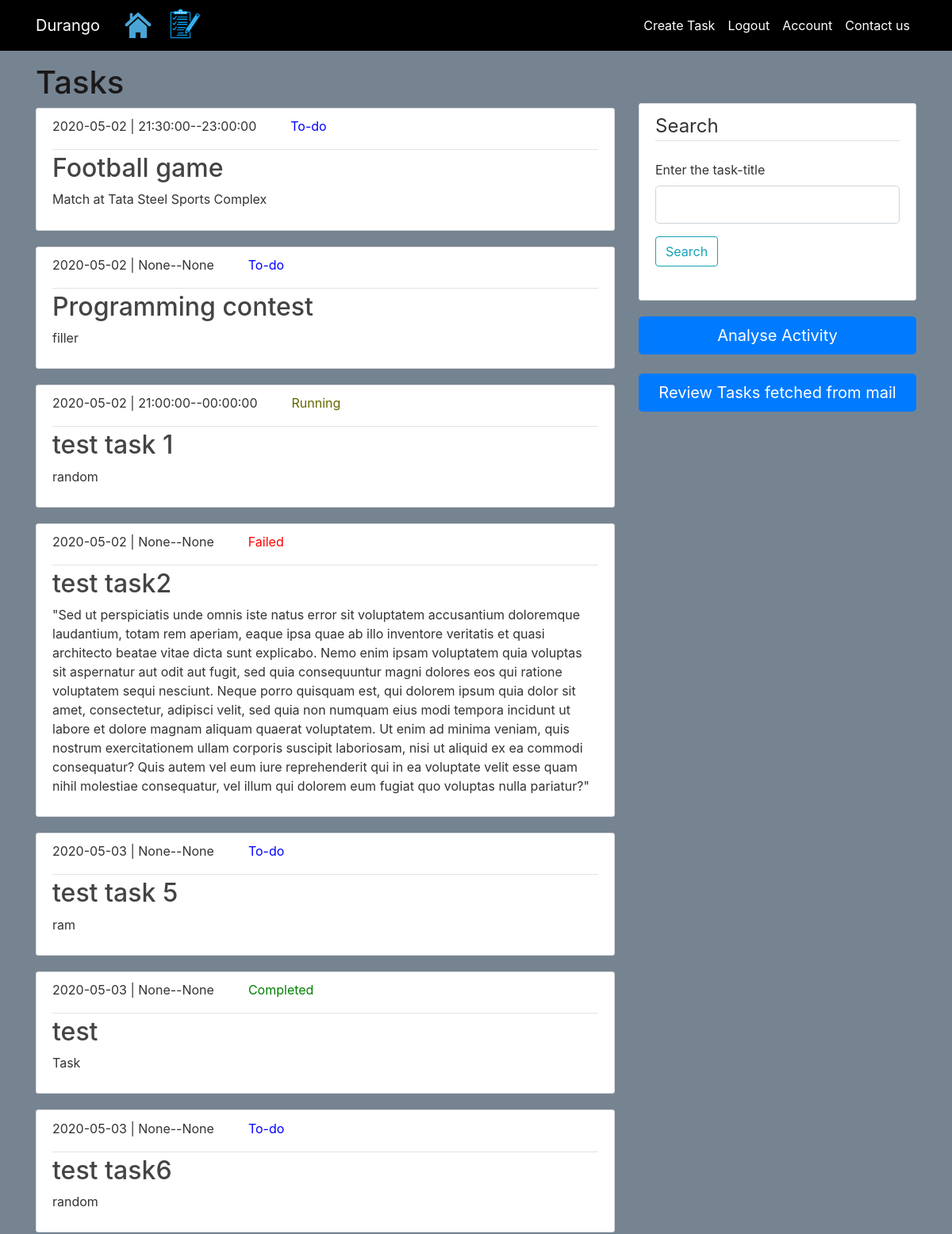
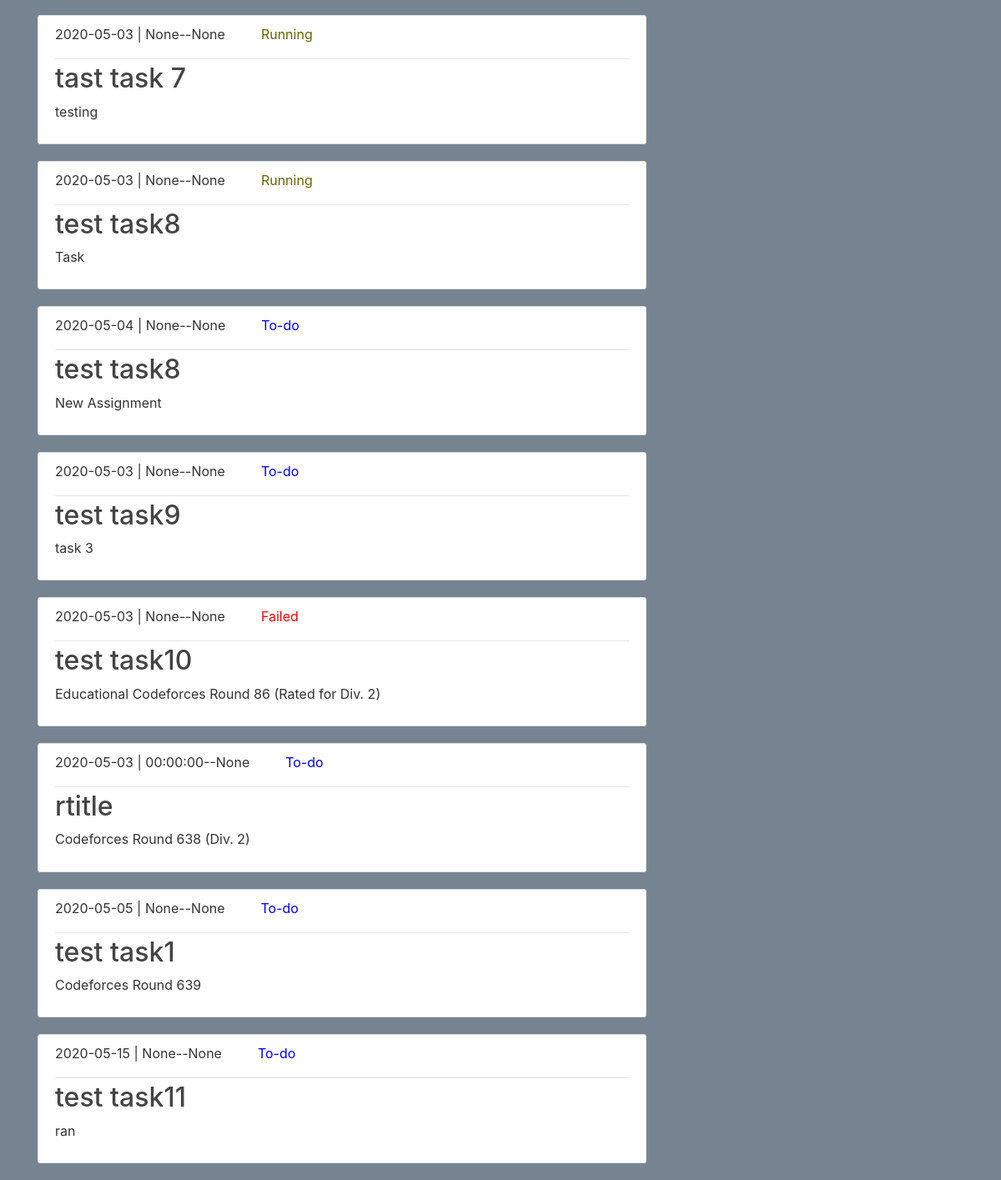
The page /dashboard (signed in) on the database its author committed (2 pictures, top to bottom).
### durango/models.py (models this page shows, shortened)
class Task(db.Model):
    id=db.Column(db.Integer,primary_key=True)
    title=db.Column(db.String(100), nullable=False)
    date=db.Column(db.Date(),nullable=False)
    starttime=db.Column(db.Time,nullable=True)
    endtime=db.Column(db.Time,nullable=True)
    remindtime=db.Column(db.Time,nullable=True)#remindtime
    details=db.Column(db.Text,nullable=True)
    status=db.Column(db.String(20),nullable=False)
    user_id=db.Column(db.Integer, db.ForeignKey('user.id'),nullable=False)
    message_id=db.Column(db.Text,nullable=True)

### durango/routes.py (the view, shortened to what this page needs)
@application.route("/dashboard", methods=['GET', 'POST'])
@login_required
def dashboard():
    tasks=Task.query.filter_by(user_id=current_user.id).all()
    form1=SearchForm()
    form2=SelectDate()
    if form2.validate_on_submit():
        return redirect(url_for('piechart',task_date=form2.date.data))
    return render_template('dashboard.html', title='Dashboard', tasks=tasks,form1=form1,form2=form2)

### durango/forms.py
class SearchForm(FlaskForm):
	search=StringField('Enter the task-title',validators=[DataRequired()])
	submit=SubmitField('Search')

class SelectDate(FlaskForm):
	date=DateField('Date',validators=[DataRequired()],format='%Y-%m-%d')
	submit=SubmitField('GO')

### durango/models.py (called while the page is built)
@login_manager.user_loader
def load_user(user_id):
    return User.query.get(int(user_id)) #getting user by id

### durango/templates/dashboard.html (shortened to what this page needs)
{% extends "layout.html"%}
{% block content %}
<h1> Tasks </h1>
  {% for task in tasks %}
  {%if current_user.id==task.user_id%}
    <article class="media content-section">
      <div class="media-body">
        <div class="article-metadata">
          <p class="mr-2 ">{{ task.date }}  | {{ task.starttime }}--{{task.endtime}} &nbsp;&nbsp;&nbsp;&nbsp;
            {%if task.status=='To-do' %}
          <span class="text-black ml-3" style="color: blue"> {{task.status}}
          </span>
          {%endif%}
          {%if task.status=='Failed'%}
          <span class="text-black ml-3" style="color: red"> {{task.status}}
          </span>
          {%endif%}
          {%if task.status=='Running'%}
          <span class="text-black ml-3" style="color:  #666600"> {{task.status}}
          </span>
          {%endif%}
          {%if task.status=='Completed'%}
          <span class="text-black ml-3" style="color: green"> {{task.status}}
          </span>
          {%endif%}
        </p>
        </div>
        <h2><a class="article-title" href="{{url_for('task',task_id=task.id)}}">{{ task.title }}</a></h2>
        <p class="article-content">{{ task.details }}</p>
      </div>
    </article>
  {%endif%}
  {% endfor %}
</div>
<div class="col-md-4" style="margin-top: 50px">
<div class="content-section">
        <form method="POST" action="">
            <fieldset class="form-group">
                <legend class="border-bottom mb-4">Search</legend>
        <div class="form-group">
                    {{ form1.search.label(class="form-control-label") }}
                    {% if form1.search.errors %}
                        {{ form1.search(class="form-control form-control-lg is-invalid") }}
                        <div class="invalid-feedback">
                            {% for error in form1.search.errors %}
                                <span>{{ error }}</span>
                            {% endfor %}
                        </div>
                    {% else %}
                        {{ form1.search(class="form-control form-control-lg") }}
                    {% endif %}
                </div>
                 <div class="form-group">
                {{ form1.submit(class="btn btn-outline-info") }}
            </div>
              </fieldset>
            </form>
          </div>
          <div class="article-title" ><button type="button" class="btn btn-primary btn-lg btn-block"  data-toggle="collapse" data-target="#collapse1">Analyse Activity</button>
      </div>
      <br>
        <div class="article-title" ><a href="{{url_for('mail_tasks')}}" style="text-decoration: none;"><button type="button" class="btn btn-primary btn-lg btn-block">Review Tasks fetched from mail</button></a>
</div>
{% endblock content%}

### durango/templates/layout.html (shortened to what this page needs)
<!DOCTYPE html>
<html>
<head>
    <link rel="stylesheet" href="https://stackpath.bootstrapcdn.com/bootstrap/4.1.3/css/bootstrap.min.css">
    <link rel="stylesheet" type="text/css"  href="{{url_for('static', filename='main.css')}}">
   <link rel="stylesheet" media="all" href="https://cdnjs.cloudflare.com/ajax/libs/authy-form-helpers/2.3/form.authy.min.css" data-turbolinks-track="reload" />
   <link rel="stylesheet" href="https://cdn.jsdelivr.net/chartist.js/latest/chartist.min.css">
</head>
<body>
	<header class="site-header">
	  <nav class="navbar navbar-expand-md navbar-dark bg-steel fixed-top">
	    <div class="container">
	      <a class="navbar-brand mr-4 ml-20" href="/">Durango</a>
	      <div class="collapse navbar-collapse" id="navbarToggle">
	        <div class="navbar-nav mr-auto">
            <a href="/" class="nav-item nav-link" style="padding: 0"><img src="{{url_for('static',filename='images/homeicon.png')}}" alt="home" height="48px" width="48px" class="fill2" style="object-fit: cover;" title="Home"></a>
	         <a href="/dashboard" class="nav-item nav-link" style="padding: 0"><img src="{{url_for('static',filename='images/dash2.png')}}" alt="dash" height="43px" width="43px" class="fill2" style="object-fit: cover;" title="Dashboard"></a>
	        </div>
          <div class="navbar-nav">
          {%if current_user.is_authenticated%}
          <a class="nav-item nav-link" href="/task/new">Create Task</a>
          <a class="nav-item nav-link" href="/logout">Logout</a>
          <a class="nav-item nav-link" href="/account">Account</a>
          {%else%}
	        <a class="nav-item nav-link" href="/login">Login</a>
	        <a class="nav-item nav-link" href="/register">Register</a>
	         {%endif%}
           <a class="nav-item nav-link" href="/contact_us">Contact us</a>
          </div>
	      </div>
	    </div>
	  </nav>
	</header>
	<main role="main" class="container">
  <div class="row">
    <div class="col-md-8">
      {% block content %}{% endblock %}
      </div>
    </div>
</main>
</body>
</html>

### durango/static/main.css (style rules this page uses)
body { background: #768492; color: #333333; margin-top: 5rem; }
h1,h2, h3, h4, h5, h6 { color: #1b1919; }
.bg-steel { background-color: #000000; }
.site-header .navbar-nav .nav-link { color: #ffffff; }
.content-section { background: #ffffff; padding: 10.1px 20px; border: 1px solid #dddddd; border-radius: 3px; margin-bottom: 20px; }
.article-title { color: #444444; }
.article-content { white-space: pre-line; }
.article-metadata { padding-bottom: 1px; margin-bottom: 4px; border-bottom: 1px solid #e3e3e3 }
.fill2 { flex-shrink: 0; }

### rows shown on the page
Task: date "2020-05-02", starttime "21:30:00", endtime "23:00:00", status "To-do", title "Football game", details "Match at Tata Steel Sports Complex"
Task: date "2020-05-02", starttime "None", endtime "None", status "To-do", title "Programming contest", details "filler"
Task: date "2020-05-02", starttime "21:00:00", endtime "00:00:00", status "Running", title "test task 1", details "random"
Task: date "2020-05-02", starttime "None", endtime "None", status "Failed", title "test task2", details "\"Sed ut perspiciatis unde omnis iste natus error sit voluptatem accusantium doloremque laudantium, totam rem aperiam, eaque ipsa quae ab illo inventore veritatis et quasi architecto beatae vitae dicta sunt explicabo. Nemo enim ipsam voluptatem quia voluptas sit aspernatur aut odit aut fugit, sed quia consequuntur magni dolores eos qui ratione voluptatem sequi nesciunt. Neque porro quisquam est, qui dolorem ipsum quia dolor sit amet, consectetur, adipisci velit, sed quia non numquam eius modi tempora incidunt ut labore et dolore magnam aliquam quaerat voluptatem. Ut enim ad minima veniam, quis nostrum exercitationem ullam corporis suscipit laboriosam, nisi ut aliquid ex ea commodi…"
Task: date "2020-05-03", starttime "None", endtime "None", status "To-do", title "test task 5", details "ram"
Task: date "2020-05-03", starttime "None", endtime "None", status "Completed", title "test", details "Task"
Task: date "2020-05-03", starttime "None", endtime "None", status "To-do", title "test task6", details "random"
Task: date "2020-05-03", starttime "None", endtime "None", status "Running", title "tast task 7", details "testing"
Task: date "2020-05-03", starttime "None", endtime "None", status "Running", title "test task8", details "Task"
Task: date "2020-05-04", starttime "None", endtime "None", status "To-do", title "test task8", details "New Assignment"
Task: date "2020-05-03", starttime "None", endtime "None", status "To-do", title "test task9", details "task 3"
Task: date "2020-05-03", starttime "None", endtime "None", status "Failed", title "test task10", details "Educational Codeforces Round 86 (Rated for Div. 2)"
Task: date "2020-05-03", starttime "00:00:00", endtime "None", status "To-do", title "rtitle", details "Codeforces Round 638 (Div. 2)"
Task: date "2020-05-05", starttime "None", endtime "None", status "To-do", title "test task1", details "Codeforces Round 639"
Task: date "2020-05-15", starttime "None", endtime "None", status "To-do", title "test task11", details "ran"
